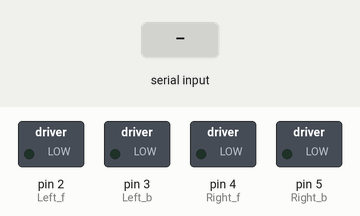
This sketch was run on a simulated Arduino Uno, built with avr-gcc and run on an emulated ATmega328P. Parts: switched loads named in the sketch (green lamp = pin HIGH). The inputs (shaded band) are chosen by the test bench.

Above: at 1.2 s.
1.3 s: "1" received over the second serial link
At 1.6 s:
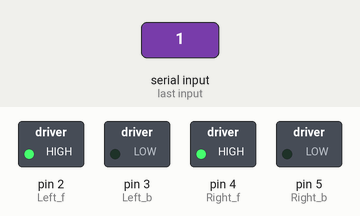
2.8 s: "2" received over the second serial link
At 4.0 s:
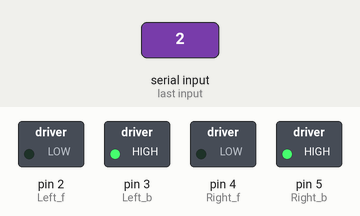
4.3 s: "3" received over the second serial link
At 5.1 s:
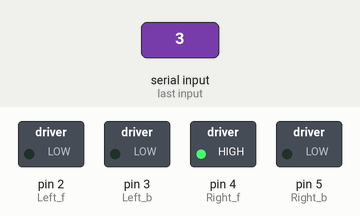
5.8 s: "4" received over the second serial link
At 6.2 s:
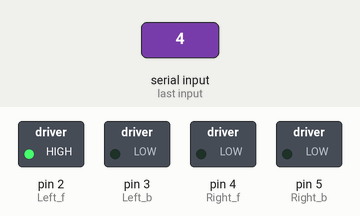
7.3 s: "0" received over the second serial link
At 8.6 s:
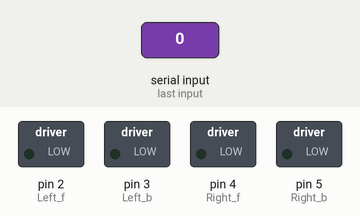
Timing chart, 0 to 9.8 s (numbered marks = the images above; inputs shaded):
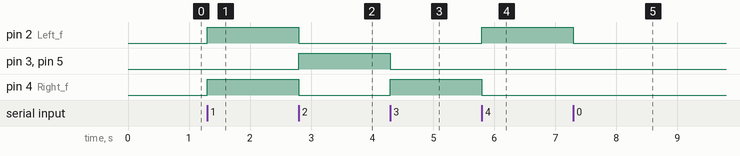

Measured:
- after the input at 1.3 s, pin 2 (Left_f), pin 4 (Right_f): LOW → HIGH at once
- after the input at 2.8 s, pin 2 (Left_f), pin 4 (Right_f): HIGH → LOW at once; pin 3 (Left_b), pin 5 (Right_b): LOW → HIGH at once
- after the input at 4.3 s, pin 3 (Left_b), pin 5 (Right_b): HIGH → LOW at once; pin 4 (Right_f): LOW → HIGH at once
- after the input at 5.8 s, pin 2 (Left_f): LOW → HIGH at once; pin 4 (Right_f): HIGH → LOW at once
- after the input at 7.3 s, pin 2 (Left_f): HIGH → LOW at once

The sketch:

BluetoothCar.ino
```cpp
const int Left_f=2; //Pin for rotating left wheel forward
const int Left_b=3; //Pin for rotating left wheel backward
const int Right_f=4; //Pin for rotating right wheel forward
const int Right_b=5; //Pin for rotating right wheel backward

int input=0;

#include <SoftwareSerial.h>
SoftwareSerial BT(12,13); //TX and RX pins

void setup(){
    BT.begin(9600); //Default baud rate for bluetooth communication(hc-05)
    pinMode(Left_f,OUTPUT);
    pinMode(Left_b,OUTPUT);
    pinMode(Right_f,OUTPUT);
    pinMode(Right_b,OUTPUT);
}

void loop(){
    if(BT.available()>0){
        input=BT.read();
    }
    if(input=='1'){
        forward();
    }
    else if (input=='2'){
        backward();
    }
    else if (input=='3'){
        left();
    }
    else if (input=='4'){
        right();
    }
    else if(input=='0'){
        stop();
    }
    else{
        stop();
    }
}

void forward(){
    //Rotating both wheels in forward direction
    digitalWrite(Left_b,LOW);
    digitalWrite(Right_b,LOW);
    digitalWrite(Left_f,HIGH);
    digitalWrite(Right_f,HIGH);
}

void backward(){
    //Rotating both wheels in backward direction
    digitalWrite(Left_f,LOW);
    digitalWrite(Right_f,LOW);
    digitalWrite(Left_b,HIGH);
    digitalWrite(Right_b,HIGH);
}

void left(){
    //Stopping the the left wheel and moving the right wheel
    digitalWrite(Left_f, LOW);
    digitalWrite(Left_b, LOW);
    digitalWrite(Right_b, LOW);
    digitalWrite(Right_f, HIGH);
}

void right(){
    //Stopping the right wheel and moving the left one
    digitalWrite(Left_b, LOW);
    digitalWrite(Right_b, LOW);
    digitalWrite(Left_f, HIGH);
    digitalWrite(Right_f, LOW);
}

void stop(){
    digitalWrite(Left_b, LOW);
    digitalWrite(Right_b, LOW);
    digitalWrite(Left_f, LOW);
    digitalWrite(Right_f, LOW);
}
```
